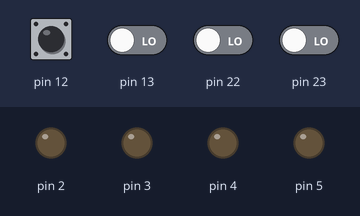
Simulated run of this program. Board: Arduino Nano, built with avr-gcc and run on an emulated ATmega328P. Parts: output pins drawn as LEDs (lit = HIGH). The test bench sets the inputs (shaded band); at power-on: pin 12 HIGH, pin 13, pin 22, pin 23 LOW.

Above: at 0.8 s.
0.9 s: pin 12 pulled LOW for 0.15 s
At 1.9 s:
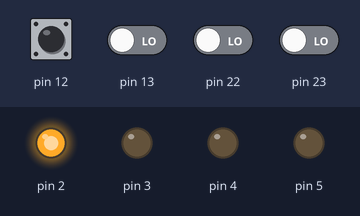
2.5 s: pin 12 pulled LOW for 1 s
At 3.1 s:
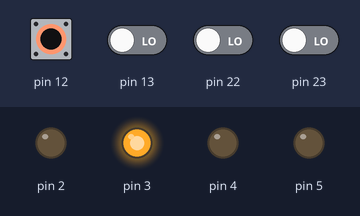
5.0 s: pin 12 pulled LOW for 0.15 s
At 6.2 s:
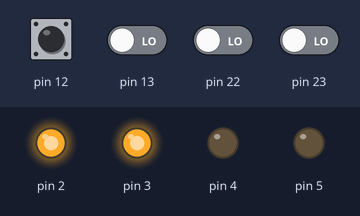
6.6 s: pin 12 pulled LOW for 0.15 s
At 7.4 s:
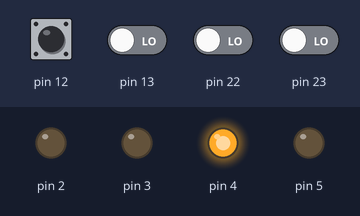
8.2 s: pin 12 pulled LOW for 1 s
At 8.6 s:
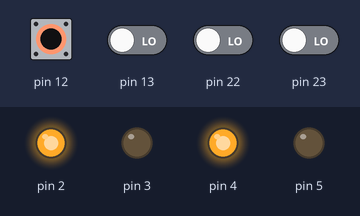
10.7 s: pin 12 pulled LOW for 0.15 s
At 11.7 s:
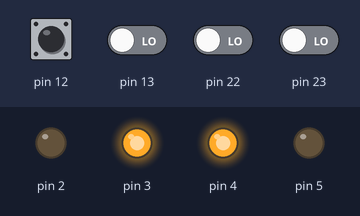
Timing chart, 0 to 13.3 s (numbered marks = the images above; inputs shaded):
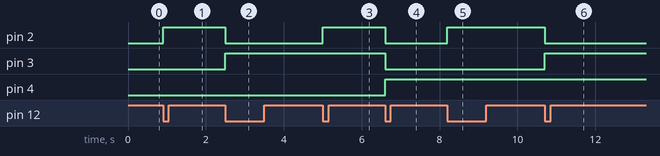

The program:

main.cpp
```cpp
#include <Arduino.h>

/*JO! variables de 64 bits!! (uso extensivo de memoria)*/
uint64_t Tiempo1, Tiempo2, Tiempo3, Tiempo4, total_ms, total_ms2 = 0;
/* Funcion de configuracion del TIMER0*/
void config_TIMER0(void)
{
  TCCR0A = (1 << WGM01);  // Activa el bit CTC (clear timer on compare match)                        // del TCCR0A (timer counter/control register)
  OCR0A = 62;             // valor de comparacion de int cada 1ms
  TCCR0B = (1 << CS02);   // divido por 256 y generar interrupciones cada 1 ms
  TIMSK0 = (1 << OCIE0A); // Habilita las interrupciones entimer compare
}
int main()
{
  // entradas, no hace falta indicar
  PORTB |= (1 << PB4);                                       // pull-up
  DDRD |= (1 << PD2) | (1 << PD3) | (1 << PD4) | (1 << PD5); // salidas
  config_TIMER0();                                           // configuro TIMER0 para efectuar interrupciones
  sei();                                                     // macro que habilita las interrupciones globales
  Tiempo1 = total_ms;
  Tiempo2 = Tiempo1;
  typedef enum Estadoboton
  {
    BT_UP,
    BT_PRESS,
    BT_DOWN,
    BT_REALEASE
  } Estadoboton_t;

  Estadoboton_t estadoBoton = BT_UP;
  uint8_t flag = 0;
  uint8_t numero = 0;

  while (1)
  {
    asm("nop");
    PORTD = (numero << 2);
    switch (estadoBoton)
    {
    case BT_UP:
      // PORTD |= (1 << PD2);
      if (bit_is_clear(PINB, 4)) // boton presionado
      {
        estadoBoton = BT_PRESS;
      }
      else
        estadoBoton = BT_UP;

      break;

    case BT_PRESS:
      // PORTD |= (1 << PD3);
      if (bit_is_set(PINB, 4)) // boton suelto
      {
        estadoBoton = BT_UP;
      }
      if (bit_is_clear(PINB, 4) && (Tiempo2 - Tiempo1) > 40) //Utilizo el delta entre ambos valores y solo si paso un segundo es verdadero
      {
        //_delay_ms(40);

        if (numero < 15 && flag == 0)
        {
          numero++;
        }
        else
        {
          flag = 1;
          if (numero > 0 && flag == 1)
          {
            numero--;
          }
          else
          {
            flag = 0;
            numero = 1;
          }
        }
        estadoBoton = BT_DOWN;
        Tiempo1 = Tiempo2; //"reseteo" el delta para contabilizar otra vez 1000 en este caso
      }
    Tiempo2 = total_ms; //actualizo el valor en ms de Tiempo2 una vez por bucle while

      break;
    case BT_DOWN:
      // PORTD |= (1 << PD4);
      if (bit_is_set(PINB, 4)) // boton suelto
      {
        estadoBoton = BT_REALEASE;
      }
      else
        estadoBoton = BT_DOWN;
      break;
    case BT_REALEASE:
      //_delay_ms(40);
      // PORTD |= (1 << PD5);
      if (bit_is_clear(PINB, 4))// boton presionado
      {
        estadoBoton = BT_DOWN;
      }
      if (bit_is_set(PINB, 4) && (Tiempo4 - Tiempo3) > 40) // boton suelto
      {
        estadoBoton = BT_UP;
         Tiempo3 = Tiempo4;
      }
      Tiempo4 = total_ms2;
      break;
    }
  }
}
ISR(TIMER0_COMPA_vect) //Funcion de invocacion del vector de interrupciones (TIMERO en comparacion en nuestro caso)
{
  //PORTB ^= (1 << PB4); // Descomentar solo para ver el tiempo de interrupcion
  total_ms++;
  total_ms2++;
}
```

Measured:
- after the input at 0.9 s, pin 2: LOW → HIGH at once
- after the input at 2.5 s, pin 2: HIGH → LOW at once; pin 3: LOW → HIGH at once
- after the input at 5.0 s, pin 2: LOW → HIGH at once
- after the input at 6.6 s, pin 2, pin 3: HIGH → LOW at once; pin 4: LOW → HIGH at once
- after the input at 8.2 s, pin 2: LOW → HIGH at once
- after the input at 10.7 s, pin 2: HIGH → LOW at once; pin 3: LOW → HIGH at once
